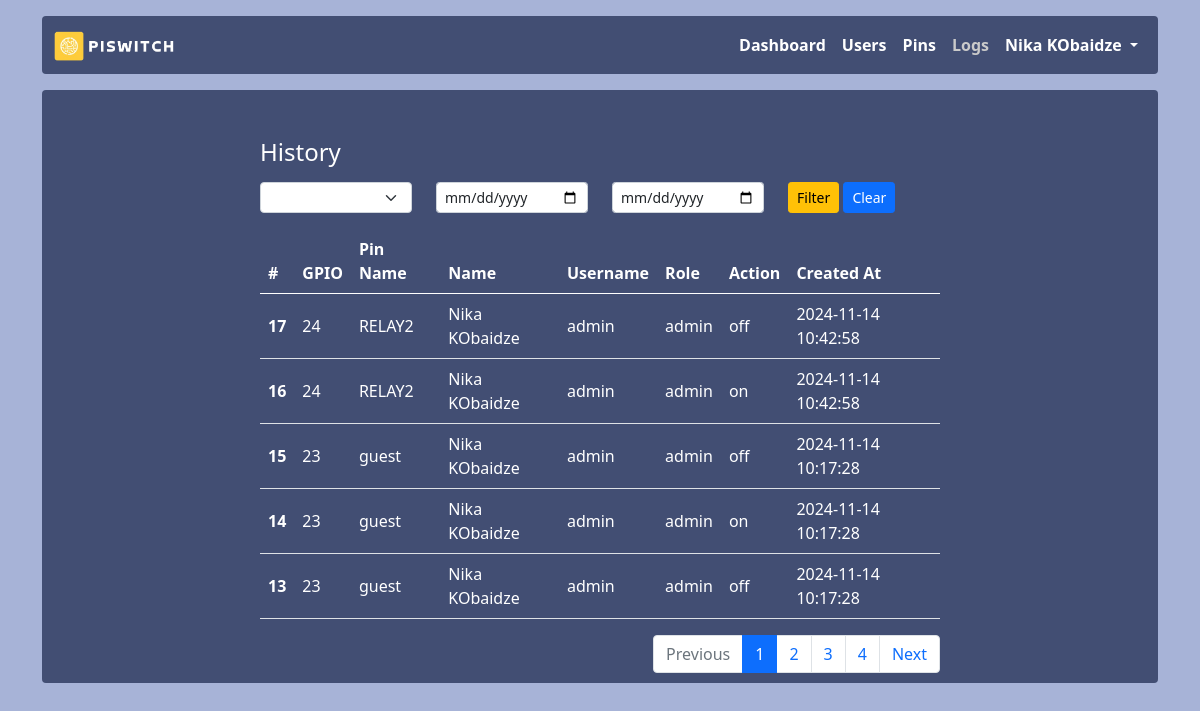
/logs (signed in), run on an earlier commit of the app's database.
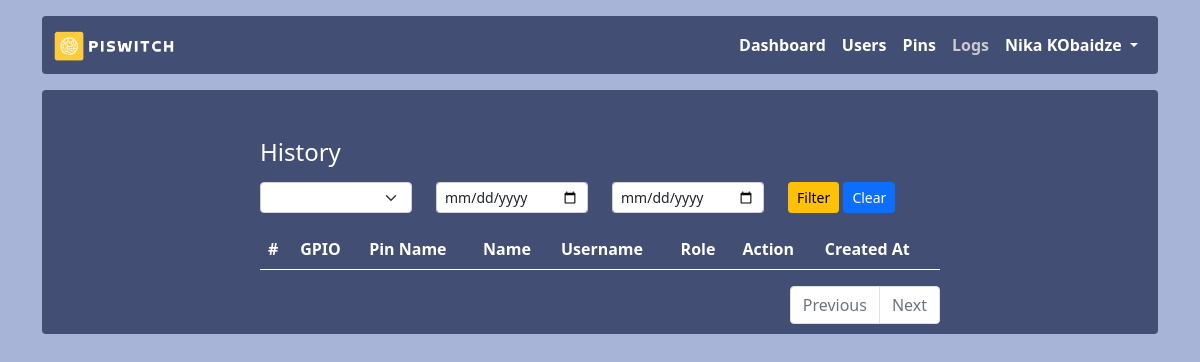
And on a later commit of the database.
### app.py (models this page shows, shortened)
class Logs(db.Model):
    id = db.Column(db.Integer, primary_key = True)
    pin_number = db.Column(db.String(255))
    pin_name = db.Column(db.String(255))
    name = db.Column(db.String(255))
    username = db.Column(db.String(20))
    role = db.Column(db.String(20))
    action = db.Column(db.String(20))
    created_at = db.Column(db.DateTime, default=datetime.utcnow())

### app.py (the view)
@app.route('/logs')
@login_required
def logs():
    filter = {}
    page = request.args.get('page', 1, type=int)  # Get current page from request, default is 1
    per_page = 5  # Number of items per page
    date_from = request.args.get('date_from')
    filter['date_from'] = date_from
    date_to = request.args.get('date_to')
    filter['date_to'] = date_to
    gpio = request.args.get('gpio')
    if date_from:
        date_from = datetime.strptime(date_from, "%Y-%m-%d")
    if date_to:
        date_to = datetime.strptime(date_to, "%Y-%m-%d")
    logs = Logs.query
    if gpio:
        filter['gpio'] = int(gpio)
        logs = logs.filter_by(pin_number=gpio)
    if date_from:
        logs = logs.filter(func.date(Logs.created_at) >= date_from)
    if date_to:
        logs = logs.filter(func.date(Logs.created_at) <= date_to)
    logs = logs.order_by(Logs.id.desc()).paginate(page=page, per_page=per_page)
    print(filter)
    pins = Pins.query.all()
    return render_template('logs/logs.html', logs=logs, pins=pins, filter=filter)

### app.py (called while the page is built)
def login_required(f):
    @wraps(f)
    def decorated_function(*args, **kwargs):
        if session.get("user_id") is None:
            return redirect("/login")
        return f(*args, **kwargs)
    return decorated_function

### templates/logs/logs.html (shortened to what this page needs)
{% extends 'layout.html' %}
{% block content %}
<h4 class="mb-3">History</h4>
<div class="col-md-12">
    <form action="{{url_for('logs')}}" method="get">
        <div class="row">
            <div class="col-sm-3">
                <select class="form-select form-select-sm" name="gpio" id="gpio">
                    <option value=""></option>
                    {% for pin in pins %}
                        <option  value="{{pin.gpio}}" {% if filter['gpio'] == pin.gpio %} selected {% endif %}>{{pin.gpio}} - {{pin.name}}</option>
                    {% endfor %}
                </select>
            </div>
            <div class="col-sm-3">
                <input type="date" name="date_from" class="form-control form-control-sm" id="date_from" value="{{ filter['date_from'] }}"  id="datepicker" width="276" />
            </div>
            <div class="col-sm-3">
                <input type="date" name="date_to" class="form-control form-control-sm" id="date_to" value="{{ filter['date_to'] }}" />
            </div>
            <div class="col-sm-3">
                <button type="submit" class="btn btn-sm btn-warning">Filter</button>
                <a href="{{ url_for('logs')}}" class="btn btn-sm btn-primary">Clear</a>
            </div>
        </div>
    </form>
</div>
<table class="table mt-3">
    <thead>
        <tr>
            <th scope="col">#</th>
            <th scope="col">GPIO</th>
            <th scope="col">Pin Name</th>
            <th scope="col">Name</th>
            <th scope="col">Username</th>
            <th scope="col">Role</th>
            <th scope="col">Action</th>
            <th scope="col">Created At</th>
        </tr>
    </thead>
    <tbody>
        {% for log in logs%}
            <tr>
                <th scope="row">{{log.id}}</th>
                <td>{{log.pin_number}}</td>
                <td>{{log.pin_name}}</td>
                <td>{{log.name}}</td>
                <td>{{log.username}}</td>
                <td>{{log.role}}</td>
                <td>{{log.action}}</td>
                <td>{{log.created_at.strftime("%Y-%m-%d %H:%M:%S")}}</td>
            </tr>
        {% endfor %}
    </tbody>
</table>
        <nav aria-label="Page navigation example">
    <ul class="pagination float-end">
        {% if logs.has_prev %}
        <li class="page-item">
            <a class="page-link" href="?page={{ logs.prev_num }}&gpio={{filter.gpio}}&date_from={{ filter.date_from }}&date_to={{ filter.date_to }}">Previous</a>
        </li>
        {% else %}
        <li class="page-item disabled"><span class="page-link">Previous</span></li>
        {% endif %}
        {% for page_num in logs.iter_pages() %}
        {% if page_num %}
        {% if page_num != logs.page %}
        <li class="page-item"><a class="page-link" href="?page={{ page_num }}&gpio={{filter.gpio}}&date_from={{ filter.date_from }}&date_to={{ filter.date_to }}">{{ page_num }}</a></li>
        {% else %}
        <li class="page-item active" aria-current="page">
            <span class="page-link">{{ page_num }}</span>
        </li>
        {% endif %}
        {% else %}
        <li class="page-item disabled"><span class="page-link">...</span></li>
        {% endif %}
        {% endfor %}
        {% if logs.has_next %}
        <li class="page-item">
            <a class="page-link" href="?page={{ logs.next_num }}&gpio={{filter.gpio}}&date_from={{ filter.date_from }}&date_to={{ filter.date_to }}">Next</a>
        </li>
        {% else %}
        <li class="page-item disabled"><span class="page-link">Next</span></li>
        {% endif %}
    </ul>
</nav>
{% endblock %}

### templates/layout.html (shortened to what this page needs)
<!DOCTYPE html>
<html lang="en">
    <head>
        <link href="{{ url_for('static', filename='assets/dist/css/bootstrap.min.css') }}" rel="stylesheet" />
        <link href="{{ url_for('static', filename='css/style.css') }}" rel="stylesheet" />
        <link rel="stylesheet" href="{{ url_for('static', filename='css/font-awesome.css') }}">
    </head>
    <body>
        <main>
            <div class="container">
                <nav class="navbar navbar-expand-lg navbar-light bg-light rounded mt-3 color" aria-label="Eleventh navbar example">
                    <div class="container-fluid">
                        <a class="navbar-brand" href="{{ url_for('index') }}">
                            <img src="{{ url_for('static', filename='img/logo.png') }}" alt="PiSwitch" height="30px" />
                        </a>
                        <div class="collapse navbar-collapse" id="navbarsExample09">
                            <ul class="navbar-nav ms-auto mb-2 mb-lg-0">
                                <li class="nav-item">
                                    <a class="nav-link {% if request.path == url_for('index') %}active{% endif %}" aria-current="page" href="{{ url_for('index') }}">Dashboard</a>
                                </li>
                                {% if session['role'] == 'admin'%}
                                    <li class="nav-item">
                                        <a class="nav-link {% if request.path == url_for('users') %}active{% endif %}"  href="{{ url_for('users') }}">Users</a>
                                    </li>
                                    <li class="nav-item">
                                        <a class="nav-link {% if request.path == url_for('pins') %}active{% endif %}" href="{{ url_for('pins') }}">Pins</a>
                                    </li>
                                {%endif%}
                                <li class="nav-item">
                                    <a class="nav-link {% if request.path == url_for('logs') %}active{% endif %}" href="{{ url_for('logs') }}">Logs</a>
                                </li>
                                <li class="nav-item dropdown">
                                    <a class="nav-link dropdown-toggle" href="#" id="dropdown09" data-bs-toggle="dropdown" aria-expanded="false">
                                        {{ session.name }}
                                    </a>
                                </li>
                            </ul>
                        </div>
                    </div>
                </nav>
                <div class="mt-3">
                    <div class="bg-light p-5 rounded color">
                        <div class="col-sm-8 mx-auto">{% block content %}{% endblock %}</div>
                    </div>
                </div>
            </div>
        </main>
    </body>
</html>

### static/css/style.css (style rules this page uses)
body { background-color: #a7b3d7; color: #fff !important; }
.color { background-color: #424e73 !important; color: #fff !important; }
.table { color: #fff !important; }
.navbar-light .navbar-nav .nav-link { color: #fff; font-weight: 600; }
.navbar-light .navbar-nav .nav-link.active, .navbar-light .navbar-nav .show>.nav-link { color: #fff; }
.navbar-light .navbar-nav .nav-link.active, .navbar-light .navbar-nav .show>.nav-link { color: #cacaca }

What changed in the data, as far as the page shows it:
removed Logs: id "17", pin_number "24", pin_name "RELAY2", name "Nika KObaidze", username "admin", role "admin", action "off", created_at "2024-11-14 10:42:58"
removed Logs: id "16", pin_number "24", pin_name "RELAY2", name "Nika KObaidze", username "admin", role "admin", action "on", created_at "2024-11-14 10:42:58"
removed Logs: id "15", pin_number "23", pin_name "guest", name "Nika KObaidze", username "admin", role "admin", action "off", created_at "2024-11-14 10:17:28"
removed Logs: id "14", pin_number "23", pin_name "guest", name "Nika KObaidze", username "admin", role "admin", action "on", created_at "2024-11-14 10:17:28"
removed Logs: id "13", pin_number "23", pin_name "guest", name "Nika KObaidze", username "admin", role "admin", action "off", created_at "2024-11-14 10:17:28"
Also different on the page:
list line gone: "1"
list line gone: "2"
list line gone: "3"
list line gone: "4"
